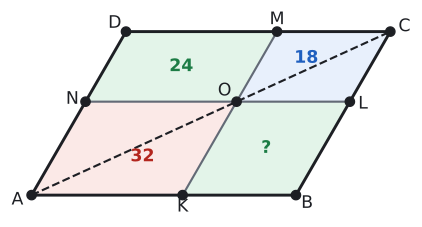

Here is the Python script that generated this plot:
import sys; sys.path.insert(0, "tools")
from cizim import *

P = lambda x, y: np.array([float(x), float(y)])
uz = lambda U, V: round(float(np.linalg.norm(U - V)), 4)
def acisi(K, U, V):
    u, v = U - K, V - K
    return round(float(np.degrees(np.arccos(np.dot(u, v) / np.linalg.norm(u) / np.linalg.norm(v)))), 3)
def birim(U, V):
    t = (V - U) / np.linalg.norm(V - U); return t, np.array([-t[1], t[0]])
def dondur(Q, derece):
    a = np.radians(derece); return P(Q[0] * np.cos(a) - Q[1] * np.sin(a), Q[0] * np.sin(a) + Q[1] * np.cos(a))
def ayak(Q, U, V):
    t, _ = birim(U, V); return U + np.dot(Q - U, t) * t
def paralel_isareti(U, V, n=1, f=0.5):
    t, _ = birim(U, V)
    for i in range(n):
        M = U + f * (V - U) + (i - (n - 1) / 2) * 0.32 * S * t
        ax.annotate("", xy=M + 0.22 * S * t, xytext=M - 0.22 * S * t, arrowprops=dict(arrowstyle="-|>", color=SOLUK, lw=1.3, mutation_scale=13))
def cetik(U, V, n=1, renk=SOLUK, f=0.5):
    M = U + f * (V - U); t, m = birim(U, V)
    for i in range(n):
        c = M + (i - (n - 1) / 2) * 0.2 * S * t
        ax.plot(*zip(c - 0.22 * S * m, c + 0.22 * S * m), color=renk, lw=1.5)
def olcu(U, V, metin, d=0.5, renk=YAZI, fs=13, f=0.5):
    """[UV] üzerinde f oranındaki noktaya, U->V yönünün soluna d*S uzağa yazı (d < 0: sağına)."""
    M = U + f * (V - U); _, m = birim(U, V)
    ax.text(*(M + d * S * m), metin, ha="center", va="center", color=renk, fontsize=fs)
def dik_isareti(K, U, V, r=0.4):
    a_ = (U - K) / np.linalg.norm(U - K) * r * S; b_ = (V - K) / np.linalg.norm(V - K) * r * S
    ax.plot(*zip(K + a_, K + a_ + b_, K + b_), color=SOLUK, lw=1.3)
def harf(Q, metin, dx, dy, renk=YAZI, fs=13):
    ax.text(Q[0] + dx * S, Q[1] + dy * S, metin, ha="center", va="center", color=renk, fontsize=fs)
def cizgi(U, V, renk=YAZI, lw=2.2, ls="-"):
    ax.plot(*zip(U, V), color=renk, lw=lw, ls=ls)
def boya(noktalar, renk):
    ax.add_patch(patches.Polygon(noktalar, closed=True, facecolor=renk, edgecolor="none"))
def yay(K, U, V, r=0.8, renk=MAVI, n=1):
    for i in range(n): aci(ax, K, U, V, r=(r + 0.18 * i) * S, renk=renk)
def yay_yazi(K, U, V, metin, d=1.4, renk=MAVI, fs=12):
    """K köşesindeki U-K-V açısının ortasından d*S uzağa yazı."""
    u = (U - K) / np.linalg.norm(U - K); v = (V - K) / np.linalg.norm(V - K); o = (u + v) / np.linalg.norm(u + v)
    ax.text(*(K + d * S * o), metin, ha="center", va="center", color=renk, fontsize=fs)
def basla(xmin, xmax, ymin, ymax, en=5.5):
    global fig, ax
    fig, ax = sekil(en, en * (ymax - ymin) / (xmax - xmin))
    ax.set_aspect("equal"); ax.axis("off"); ax.set_xlim(xmin, xmax); ax.set_ylim(ymin, ymax)
def dortgen(A, B, C, D, dolgu=None):
    if dolgu: boya([A, B, C, D], dolgu)
    ax.plot(*zip(A, B, C, D, A), color=YAZI)
    for Q in (A, B, C, D): nokta(ax, *Q, "")
def koseler(A, B, C, D, d=0.55):
    O = (A + B + C + D) / 4
    for Q, ad in ((A, "A"), (B, "B"), (C, "C"), (D, "D")):
        y = (Q - O) / np.linalg.norm(Q - O); harf(Q, ad, d * y[0] * 1.3, d * y[1])
def pk(AB, AD, derece):
    """A orijinde, [AB] yatay; ABCD paralelkenarının köşeleri."""
    a = np.radians(derece); A, B = P(0, 0), P(AB, 0); D = P(AD * np.cos(a), AD * np.sin(a)); return A, B, B + D, D
def cerceve(noktalar, kenar=1.2):
    xs = [q[0] for q in noktalar]; ys = [q[1] for q in noktalar]
    return min(xs) - kenar * S, max(xs) + kenar * S, min(ys) - kenar * S, max(ys) + kenar * S
def alan(noktalar, metin, renk=YAZI, dx=0, dy=0, fs=13):
    """Çokgenin ağırlık merkezine (köşelerin ortalaması) yazı."""
    O = sum(noktalar) / len(noktalar)
    ax.text(O[0] + dx * S, O[1] + dy * S, metin, ha="center", va="center", color=renk, fontsize=fs, fontweight="bold")
def kesisim(P1, P2, P3, P4):
    """[P1P2] ve [P3P4] doğrularının kesişimi."""
    d1, d2 = P2 - P1, P4 - P3
    x2 = lambda u, v: u[0] * v[1] - u[1] * v[0]
    t = x2(P3 - P1, d2) / x2(d1, d2); return P1 + t * d1
def alan_hesap(*Q):
    return round(abs(sum(Q[i][0] * Q[(i + 1) % len(Q)][1] - Q[(i + 1) % len(Q)][0] * Q[i][1] for i in range(len(Q)))) / 2, 4)


# Örnek 6: O ∈ [AC], |AO| : |OC| = 4 : 3; [NL] ∥ [AB], [MK] ∥ [AD]. Alanlar 32 : 24 : 24 : 18 (toplam 98).
A, B, C, D = pk(7, 5, 60)
t = 4 / 7
O = A + t * (C - A); K = A + t * (B - A); N = A + t * (D - A); L = B + t * (C - B); M = D + t * (C - D)
S = 9.5 / 15
T = alan_hesap(A, B, C, D)
print("ANOK", round(98 * alan_hesap(A, K, O, N) / T, 3), "OLCM", round(98 * alan_hesap(O, L, C, M) / T, 3), "DNOM", round(98 * alan_hesap(D, N, O, M) / T, 3), "KBLO", round(98 * alan_hesap(K, B, L, O) / T, 3))
basla(*cerceve([A, B, C, D], 1.0))
boya([A, K, O, N], KIRMIZI_ACIK); boya([O, L, C, M], MAVI_ACIK); boya([D, N, O, M], YESIL_ACIK); boya([K, B, L, O], YESIL_ACIK)
dortgen(A, B, C, D); koseler(A, B, C, D, 0.5)
cizgi(N, L, SOLUK, 1.6); cizgi(M, K, SOLUK, 1.6); cizgi(A, C, YAZI, 1.6, "--")
for Q, ad, dx, dy in ((N, "N", -0.55, 0.1), (L, "L", 0.55, -0.1), (M, "M", 0, 0.5), (K, "K", 0, -0.5)): nokta(ax, *Q, ""); harf(Q, ad, dx, dy)
nokta(ax, *O, ""); harf(O, "O", -0.5, 0.45)
alan([A, K, O, N], "32", KIRMIZI, 0.35, -0.35); alan([O, L, C, M], "18", MAVI, -0.3, 0.35); alan([D, N, O, M], "24", YESIL); alan([K, B, L, O], "?", YESIL)
kaydet(fig, __file__)
